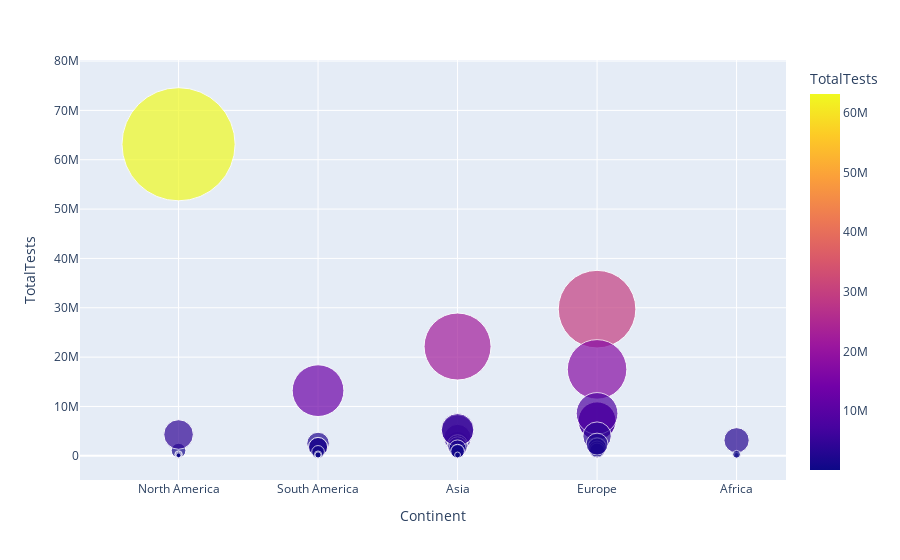

Source (notebook cell):
### Markdown cell above
#### Total Tests vs Continent (50 countries)

### Code cell
px.scatter(df1.head(50), x = 'Continent', y='TotalTests', hover_data = ['Country/Region', 'Continent'],
          color='TotalTests', size='TotalTests', size_max=80)

### Figure 1 — Plotly figure (JSON) as saved in the notebook; plotly's stock layout.template omitted (floating-point values rounded to 4 significant figures)
{"data": [{"customdata": [["USA", "North America"], ["Brazil", "South America"], ["India", "Asia"], ["Russia", "Europe"], ["South Africa", "Africa"], ["Mexico", "North America"], ["Peru", "South America"], ["Chile", "South America"], ["Colombia", "South America"], ["Spain", "Europe"], ["Iran", "Asia"], ["UK", "Europe"], ["Saudi Arabia", "Asia"], ["Pakistan", "Asia"], ["Bangladesh", "Asia"], ["Italy", "Europe"], ["Turkey", "Asia"], ["Argentina", "South America"], ["Germany", "Europe"], ["France", "Europe"], ["Iraq", "Asia"], ["Philippines", "Asia"], ["Indonesia", "Asia"], ["Canada", "North America"], ["Qatar", "Asia"], ["Kazakhstan", "Asia"], ["Egypt", "Africa"], ["Ecuador", "South America"], ["Bolivia", "South America"], ["Sweden", "Europe"], ["Oman", "Asia"], ["Israel", "Asia"], ["Ukraine", "Europe"], ["Dominican Republic", "North America"], ["Panama", "North America"], ["Belgium", "Europe"], ["Kuwait", "Asia"], ["Belarus", "Europe"], ["UAE", "Asia"], ["Romania", "Europe"], ["Netherlands", "Europe"], ["Singapore", "Asia"], ["Guatemala", "North America"], ["Portugal", "Europe"], ["Poland", "Europe"], ["Nigeria", "Africa"], ["Honduras", "North America"], ["Bahrain", "Asia"], ["Japan", "Asia"], ["Armenia", "Asia"]], "hovertemplate": "Continent=%{customdata[1]}<br>TotalTests=%{marker.color}<br>Country/Region=%{customdata[0]}<extra></extra>", "legendgroup": "", "marker": {"color": [63139605, 13206188, 22149351, 29716907, 3149807, 1056915, 2493429, 1760615, 1801835, 7064329, 2612763, 17515234, 3635705, 2058872, 1225124, 7099713, 5081802, 794544, 8586648, 3992206, 1092741, 1669996, 1633156, 4319172, 511000, 2163713, 135000, 258582, 183583, 863315, 309212, 1872453, 1116641, 281926, 240995, 1767120, 522200, 1344303, 5262658, 1319369, 1079860, 1474372, 172712, 1705474, 2374686, 306894, 109292, 876700, 938739, 171600], "coloraxis": "coloraxis", "size": [63139605, 13206188, 22149351, 29716907, 3149807, 1056915, 2493429, 1760615, 1801835, 7064329, 2612763, 17515234, 3635705, 2058872, 1225124, 7099713, 5081802, 794544, 8586648, 3992206, 1092741, 1669996, 1633156, 4319172, 511000, 2163713, 135000, 258582, 183583, 863315, 309212, 1872453, 1116641, 281926, 240995, 1767120, 522200, 1344303, 5262658, 1319369, 1079860, 1474372, 172712, 1705474, 2374686, 306894, 109292, 876700, 938739, 171600], "sizemode": "area", "sizeref": 9866.0, "symbol": "circle"}, "mode": "markers", "name": "", "orientation": "v", "showlegend": false, "type": "scatter", "x": ["North America", "South America", "Asia", "Europe", "Africa", "North America", "South America", "South America", "South America", "Europe", "Asia", "Europe", "Asia", "Asia", "Asia", "Europe", "Asia", "South America", "Europe", "Europe", "Asia", "Asia", "Asia", "North America", "Asia", "Asia", "Africa", "South America", "South America", "Europe", "Asia", "Asia", "Europe", "North America", "North America", "Europe", "Asia", "Europe", "Asia", "Europe", "Europe", "Asia", "North America", "Europe", "Europe", "Africa", "North America", "Asia", "Asia", "Asia"], "xaxis": "x", "y": [63139605, 13206188, 22149351, 29716907, 3149807, 1056915, 2493429, 1760615, 1801835, 7064329, 2612763, 17515234, 3635705, 2058872, 1225124, 7099713, 5081802, 794544, 8586648, 3992206, 1092741, 1669996, 1633156, 4319172, 511000, 2163713, 135000, 258582, 183583, 863315, 309212, 1872453, 1116641, 281926, 240995, 1767120, 522200, 1344303, 5262658, 1319369, 1079860, 1474372, 172712, 1705474, 2374686, 306894, 109292, 876700, 938739, 171600], "yaxis": "y"}], "layout": {"coloraxis": {"colorbar": {"title": {"text": "TotalTests"}}, "colorscale": [[0, "#0d0887"], [0.1111, "#46039f"], [0.2222, "#7201a8"], [0.3333, "#9c179e"], [0.4444, "#bd3786"], [0.5556, "#d8576b"], [0.6667, "#ed7953"], [0.7778, "#fb9f3a"], [0.8889, "#fdca26"], [1, "#f0f921"]]}, "legend": {"itemsizing": "constant", "tracegroupgap": 0}, "margin": {"t": 60}, "xaxis": {"anchor": "y", "domain": [0, 1], "title": {"text": "Continent"}}, "yaxis": {"anchor": "x", "domain": [0, 1], "title": {"text": "TotalTests"}}}}
